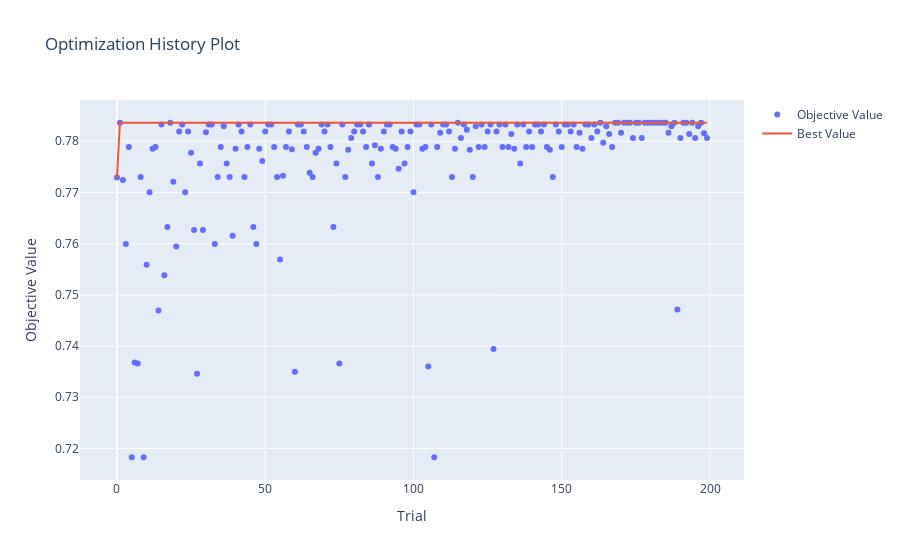

Notebook code cell kept with this figure:
### Code cell
from optuna.visualization import plot_optimization_history
plot_optimization_history(study)

### Figure 1 — Plotly figure (JSON) as saved in the notebook; plotly's stock layout.template omitted (floating-point values rounded to 4 significant figures; data arrays with more than 128 entries replaced by an {"elided": "..."} marker saying what was removed)
{"data": [{"mode": "markers", "name": "Objective Value", "type": "scatter", "x": {"elided": "200 int values"}, "y": {"elided": "200 float values"}}, {"mode": "lines", "name": "Best Value", "type": "scatter", "x": {"elided": "200 int values"}, "y": {"elided": "200 float values"}}, {"marker": {"color": "#cccccc"}, "mode": "markers", "name": "Infeasible Trial", "showlegend": false, "type": "scatter", "x": [], "y": []}], "layout": {"title": {"text": "Optimization History Plot"}, "xaxis": {"title": {"text": "Trial"}}, "yaxis": {"title": {"text": "Objective Value"}}}}
